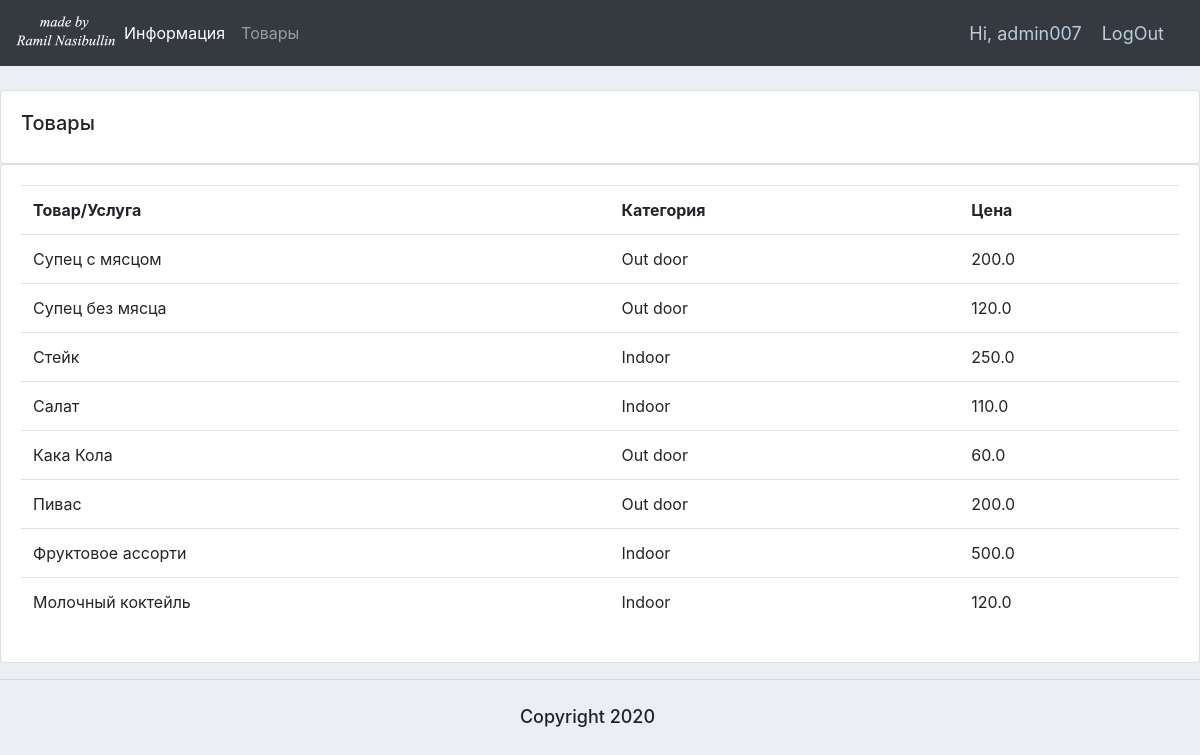
Screenshot of /products/ (signed in) with the database file from the repository.
### accounts/models.py (models this page shows, shortened)
class Product(models.Model):
    CATEGORY = (
        ('Indoor', 'В кафе'),
        ('Out door', 'С собой'),
    )
    name = models.CharField(max_length=200, null=True, verbose_name='Наименование')
    price = models.FloatField(null=True, verbose_name='Стоимость')
    category = models.CharField(max_length=200, null=True, choices=CATEGORY, verbose_name='Категория')
    discription = models.CharField(max_length=200, null=True, blank=True, verbose_name='Описание')
    date_created = models.DateTimeField(auto_now_add=True, null=True, verbose_name='Дата создания')
    tags = models.ManyToManyField(Tag)
    class Meta:
        verbose_name = "Товар"
        verbose_name_plural = "Товары"

### accounts/decorators.py (the view)
        def wrapper_func(request, *args, **kwargs):
            group = None
            if request.user.groups.exists():
                group = request.user.groups.all()[0].name
            if group in allowed_roles:
                return view_func(request, *args, **kwargs)
            else:
                return HttpResponse('Вы не авторизованны для просмотра данной страницы!')

### accounts/views.py (called while the page is built)
@ login_required(login_url='login')
@ allowed_users(allowed_roles=['admin'])
def product(request):
    products = Product.objects.all()
    return render(request, 'accounts/products.html', {'products': products})

### accounts/templates/accounts/products.html
{% extends 'accounts/main.html' %}
{% block content %}
    <br>
    <div class="row">
        <div class="col-md">
            <div class="card card-body">
                <h5>Товары</h5>
            </div>
            <div class="card card-body">
                <table class="table">
                    <tr>
                        <th>Товар/Услуга</th>
                        <th>Категория</th>
                        <th>Цена</th>
                    </tr>
                    {% for i in products %}
                        <tr>
                            <td>{{i.name}}</td>
                            <td>{{i.category}}</td>
                            <td>{{i.price}}</td>
                        </tr>
                    {% endfor %}
                </table>
            </div>
        </div>
    </div>
{% endblock %}

### accounts/templates/accounts/navbar.html (shortened to what this page needs)
{% load static %}
<nav class="navbar navbar-expand-lg navbar-dark bg-dark">
  <a href="{% url 'home' %}"><img src="{% static 'images/logo.png' %}" width="100" height="50"></a>
  <div class="collapse navbar-collapse" id="navbarNav">
    <ul class="navbar-nav">
      {% if request.user.is_staff %}
      <li class="nav-item active">
        <a class="nav-link" href="{% url 'home' %}">Информация</a>
      </li>
      <li class="nav-item">
        <a class="nav-link" href="{% url 'products' %}">Товары</a>
      </li>
      {% else %}
      <li class="nav-item">
        <a class="nav-link" href="{% url 'account' %}">Настройки</a>
      </li>
      {% endif %}
    </ul>
  </div>
  <span class="hello-msg">Hi, {{request.user}}</span>
  <span><a class="hello-msg" href="{% url 'logout' %}">LogOut</a></span>
</nav>

### accounts/static/css/main.css (style rules this page uses)
body { background-color: #ebeff5; }

### accounts/templates/accounts/navbar.html (style rules this page uses)
.hello-msg { font-size: 18px; color: #bbccdd; margin-right: 20px; }

### rows the page displays
Product: name "Супец с мясцом", category "Out door", price "200.0"
Product: name "Супец без мясца", category "Out door", price "120.0"
Product: name "Стейк", category "Indoor", price "250.0"
Product: name "Салат", category "Indoor", price "110.0"
Product: name "Кака Кола", category "Out door", price "60.0"
Product: name "Пивас", category "Out door", price "200.0"
Product: name "Фруктовое ассорти", category "Indoor", price "500.0"
Product: name "Молочный коктейль", category "Indoor", price "120.0"

### other values shown
{{ request.user }} "admin007"
